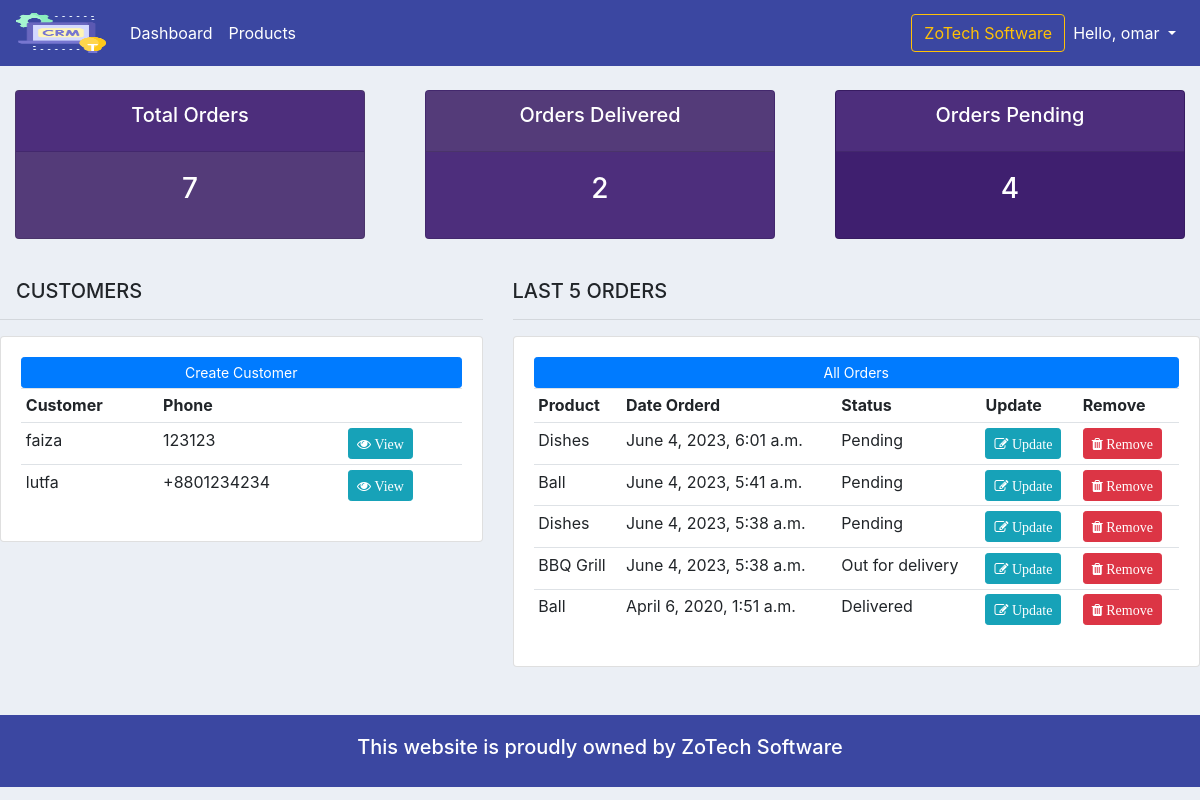
Page / (signed in) on the earlier database version.
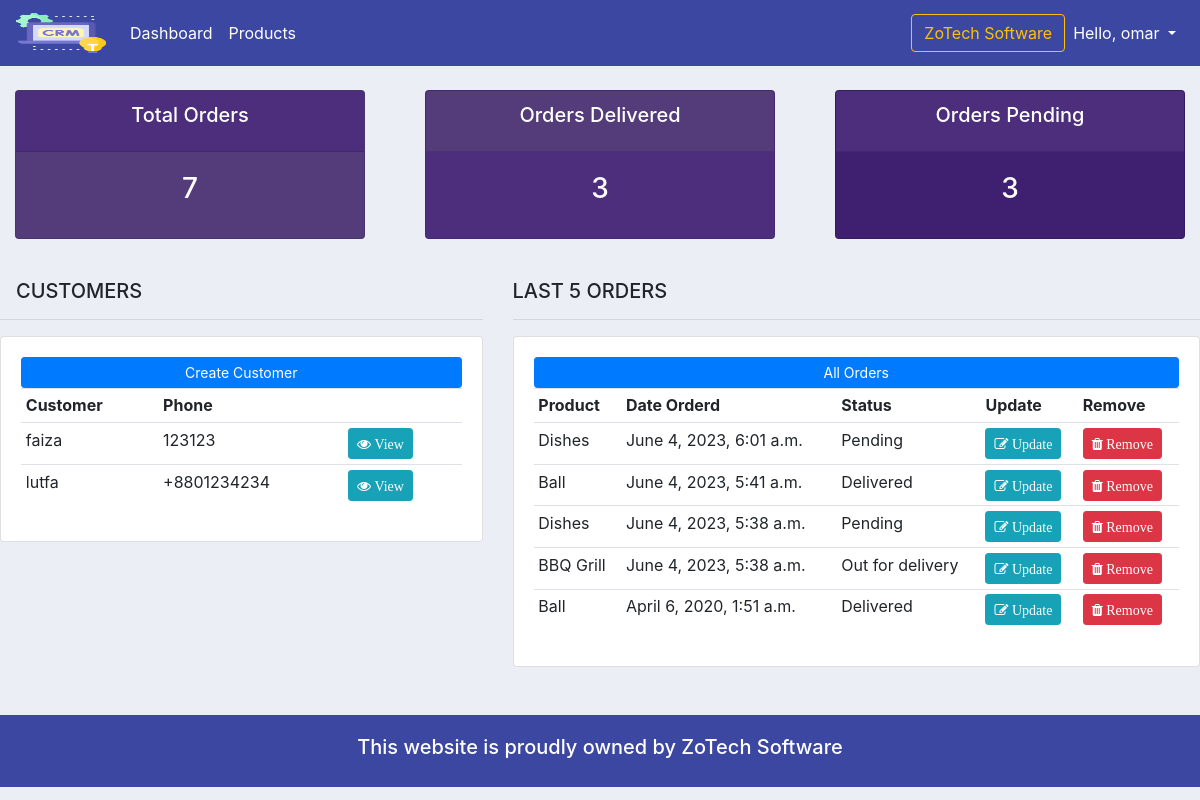
Same page on the later database version.
### accounts/models.py (models this page shows, shortened)
class Order(models.Model):
    STATUS = (
        ('Pending', 'Pending'),
        ('Out for delivery', 'Out for delivery'),
        ('Delivered', 'Delivered'),
    )
    customer = models.ForeignKey(Customer, null=True, on_delete=models.SET_NULL) # one to many relationships
    product = models.ForeignKey(Product, null=True, on_delete=models.SET_NULL) # one to many relationships
    date_created = models.DateTimeField(auto_now_add=True, null=True)
    status = models.CharField(max_length=200, null=True, choices=STATUS)
    note = models.CharField(max_length=1000, null=True) # for custom Search

class Product(models.Model):
    CATEGORY = (
        ('Indoor', 'Indoor'),
        ('Out Door', 'Out Door'),
    )
    name = models.CharField(max_length=200, null=True)
    price = models.FloatField(null=True)
    category = models.CharField(max_length=200, null=True, choices=CATEGORY)
    description = models.CharField(max_length=200, null=True, blank=True)
    date_created = models.DateTimeField(auto_now_add=True, null=True)
    tags = models.ManyToManyField(Tag) # Many to Many relationships
    def __str__(self):
        return self.name

### accounts/decorators.py (the view)
	def wrapper_function(request, *args, **kwargs):
		group = None
		if request.user.groups.exists():
			group = request.user.groups.all()[0].name
		if group == 'customer':
			return redirect('user-page')
		if group == 'admin':
			return view_func(request, *args, **kwargs)

### accounts/views.py (called while the page is built)
@login_required(login_url='login')
@admin_only # if customer the redirect to user-page and if admin redirect to view_func
def home(request):
    last_five_orders = Order.objects.all().order_by('-date_created')[:5]
    orders = Order.objects.all()
    customers = Customer.objects.all()
    total_customers = customers.count()
    total_orders = orders.count()
    delivered = orders.filter(status='Delivered').count()
    pending = orders.filter(status='Pending').count()
    context = {
        'last_five_orders':last_five_orders,
        'orders':orders,
        'customers':customers,
        'total_customers':total_customers,
        'total_orders':total_orders,
        'delivered':delivered,
        'pending':pending
    }
    return render(request, 'accounts/dashboard.html', context)

### accounts/templates/accounts/dashboard.html
{% extends 'accounts/main.html' %}
{% block content %}
{% include 'accounts/status.html' %}
<br>
<div class="row">
	<div class="col-md-5">
		<h5 class="ml-3">CUSTOMERS</h5>
		<hr>
		<div class="card card-body">
			<a class="btn btn-primary  btn-sm btn-block" href="">Create Customer</a>
			<table class="table table-sm">
				<tr>
					<th>Customer</th>
					<th>Phone</th>
					<th></th>
				</tr>
				{% for customer in customers %}
					<tr>
						<td>{{ customer.name }}</td>
						<td>{{ customer.phone }}</td>
						<td><a class="btn btn-sm btn-info" href="{% url 'customer' customer.id %}"><i class="fa fa-eye"> View</i></a></td>
					</tr>
				{% endfor %}
			</table>
		</div>
	</div>
	<div class="col-md-7">
		<h5>LAST 5 ORDERS</h5>
		<hr>
		<div class="card card-body">
			<table class="table table-sm">
				<tr>
					<th>Product</th>
					<th>Date Orderd</th>
					<th>Status</th>
					<th>Update</th>
					<th>Remove</th>
				</tr>
				{% for order in last_five_orders %}
					<tr>
						<td>{{ order.product }}</td>
						<td>{{ order.date_created }}</td>
						<td>{{ order.status }}</td>
						<td><a class="btn btn-sm btn-info" href="{% url 'updateOrder' order.id %}"><i class="fa fa-edit"> Update</i></a></td>
						<td><a class="btn btn-sm btn-danger" href="{% url 'delete_order' order.id %}"><i class="fa fa-trash"> Remove</i></a></td>
					</tr>
				{% endfor %}
				<a class="btn btn-primary btn-sm btn-block" href="{% url 'allOrders' %}">All Orders</a>
			</table>
		</div>
	</div>
</div>
{% endblock %}

Differences in the rows shown:
changed Order "June 4, 2023, 5:41 a.m.": status "Pending" → "Delivered"
Other differences:
{{ delivered }}: "2" → "3"
{{ pending }}: "4" → "3"
